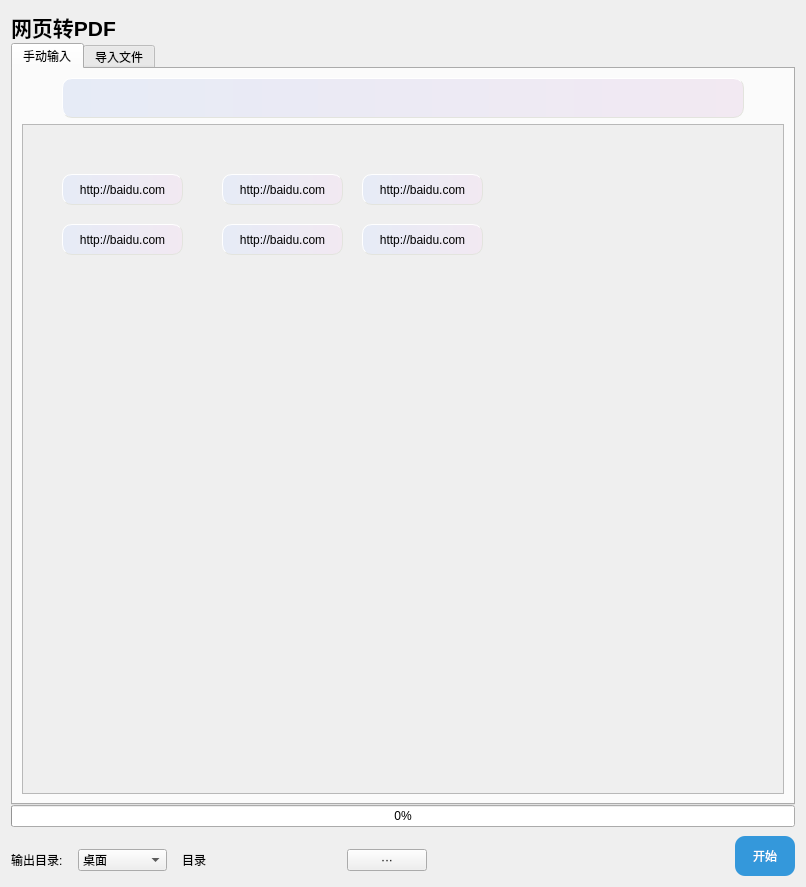
<?xml version="1.0" encoding="UTF-8"?>
<ui version="4.0">
 <class>web2pdf_view</class>
 <widget class="QWidget" name="web2pdf_view">
  <property name="geometry">
   <rect>
    <x>0</x>
    <y>0</y>
    <width>806</width>
    <height>887</height>
   </rect>
  </property>
  <property name="windowTitle">
   <string>Form</string>
  </property>
  <property name="styleSheet">
   <string notr="true">QLineEdit {
    background: transparent;
    border-radius: 10px;
    border: 1px solid rgb(227, 228, 222);
    border-style: outset;
    background-color: rgb(247, 248, 252);
    /* Adding a linear gradient from left to right */
    background: qlineargradient(x1: 0, y1: 0, x2: 1, y2: 0, stop: 0 rgba(230, 235, 246, 255), stop: 1 rgba(242, 233, 242, 255));
}

QLineEdit:hover {
    background-color: rgb(238, 241, 248);
}
</string>
  </property>
  <layout class="QVBoxLayout" name="verticalLayout_3">
   <property name="spacing">
    <number>0</number>
   </property>
   <item>
    <widget class="QLabel" name="label_8">
     <property name="sizePolicy">
      <sizepolicy hsizetype="Preferred" vsizetype="Preferred">
       <horstretch>0</horstretch>
       <verstretch>0</verstretch>
      </sizepolicy>
     </property>
     <property name="font">
      <font>
       <pointsize>16</pointsize>
       <bold>true</bold>
      </font>
     </property>
     <property name="frameShape">
      <enum>QFrame::Shape::NoFrame</enum>
     </property>
     <property name="text">
      <string>网页转PDF</string>
     </property>
    </widget>
   </item>
   <item>
    <widget class="QTabWidget" name="tabWidget">
     <property name="tabPosition">
      <enum>QTabWidget::TabPosition::North</enum>
     </property>
     <property name="currentIndex">
      <number>0</number>
     </property>
     <property name="iconSize">
      <size>
       <width>16</width>
       <height>16</height>
      </size>
     </property>
     <property name="documentMode">
      <bool>false</bool>
     </property>
     <property name="tabsClosable">
      <bool>false</bool>
     </property>
     <property name="movable">
      <bool>false</bool>
     </property>
     <property name="tabBarAutoHide">
      <bool>false</bool>
     </property>
     <widget class="QWidget" name="tab">
      <attribute name="title">
       <string>手动输入</string>
      </attribute>
      <layout class="QVBoxLayout" name="verticalLayout">
       <item>
        <layout class="QHBoxLayout" name="horizontalLayout">
         <item>
          <spacer name="horizontalSpacer_2">
           <property name="orientation">
            <enum>Qt::Orientation::Horizontal</enum>
           </property>
           <property name="sizeType">
            <enum>QSizePolicy::Policy::Preferred</enum>
           </property>
           <property name="sizeHint" stdset="0">
            <size>
             <width>40</width>
             <height>20</height>
            </size>
           </property>
          </spacer>
         </item>
         <item>
          <widget class="QLineEdit" name="lineEdit">
           <property name="sizePolicy">
            <sizepolicy hsizetype="Expanding" vsizetype="Preferred">
             <horstretch>0</horstretch>
             <verstretch>0</verstretch>
            </sizepolicy>
           </property>
           <property name="minimumSize">
            <size>
             <width>0</width>
             <height>40</height>
            </size>
           </property>
           <property name="maximumSize">
            <size>
             <width>16777215</width>
             <height>16777215</height>
            </size>
           </property>
           <property name="maxLength">
            <number>99999</number>
           </property>
          </widget>
         </item>
         <item>
          <spacer name="horizontalSpacer">
           <property name="orientation">
            <enum>Qt::Orientation::Horizontal</enum>
           </property>
           <property name="sizeType">
            <enum>QSizePolicy::Policy::Preferred</enum>
           </property>
           <property name="sizeHint" stdset="0">
            <size>
             <width>40</width>
             <height>20</height>
            </size>
           </property>
          </spacer>
         </item>
        </layout>
       </item>
       <item>
        <widget class="QScrollArea" name="scrollArea">
         <property name="widgetResizable">
          <bool>true</bool>
         </property>
         <widget class="QWidget" name="scrollAreaWidgetContents">
          <property name="geometry">
           <rect>
            <x>0</x>
            <y>0</y>
            <width>762</width>
            <height>676</height>
           </rect>
          </property>
          <layout class="QVBoxLayout" name="verticalLayout_4">
           <item>
            <widget class="QWidget" name="widget_urls" native="true">
             <property name="sizePolicy">
              <sizepolicy hsizetype="Preferred" vsizetype="Expanding">
               <horstretch>0</horstretch>
               <verstretch>0</verstretch>
              </sizepolicy>
             </property>
             <property name="minimumSize">
              <size>
               <width>0</width>
               <height>100</height>
              </size>
             </property>
             <property name="styleSheet">
              <string notr="true">QPushButton{
    background: transparent;
    border-radius: 10px;
    border: 1px solid rgb(227, 228, 222);
    border-style: outset;
	padding:5px;
    background-color: rgb(247, 248, 252);
    background: qlineargradient(x1: 0, y1: 0, x2: 1, y2: 0, stop: 0 rgba(230, 235, 246, 255), stop: 1 rgba(242, 233, 242, 255));
}

QPushButton:hover {
    background-color: rgb(238, 241, 248);
}
</string>
             </property>
             <widget class="QPushButton" name="pushButton_2">
              <property name="geometry">
               <rect>
                <x>30</x>
                <y>40</y>
                <width>121</width>
                <height>31</height>
               </rect>
              </property>
              <property name="text">
               <string>http://baidu.com</string>
              </property>
             </widget>
             <widget class="QPushButton" name="pushButton_3">
              <property name="geometry">
               <rect>
                <x>30</x>
                <y>90</y>
                <width>121</width>
                <height>31</height>
               </rect>
              </property>
              <property name="text">
               <string>http://baidu.com</string>
              </property>
             </widget>
             <widget class="QPushButton" name="pushButton_4">
              <property name="geometry">
               <rect>
                <x>190</x>
                <y>40</y>
                <width>121</width>
                <height>31</height>
               </rect>
              </property>
              <property name="text">
               <string>http://baidu.com</string>
              </property>
             </widget>
             <widget class="QPushButton" name="pushButton_5">
              <property name="geometry">
               <rect>
                <x>190</x>
                <y>90</y>
                <width>121</width>
                <height>31</height>
               </rect>
              </property>
              <property name="text">
               <string>http://baidu.com</string>
              </property>
             </widget>
             <widget class="QPushButton" name="pushButton_6">
              <property name="geometry">
               <rect>
                <x>330</x>
                <y>40</y>
                <width>121</width>
                <height>31</height>
               </rect>
              </property>
              <property name="text">
               <string>http://baidu.com</string>
              </property>
             </widget>
             <widget class="QPushButton" name="pushButton_7">
              <property name="geometry">
               <rect>
                <x>330</x>
                <y>90</y>
                <width>121</width>
                <height>31</height>
               </rect>
              </property>
              <property name="text">
               <string>http://baidu.com</string>
              </property>
             </widget>
            </widget>
           </item>
          </layout>
         </widget>
        </widget>
       </item>
      </layout>
     </widget>
     <widget class="QWidget" name="tab_2">
      <attribute name="title">
       <string>导入文件</string>
      </attribute>
      <layout class="QVBoxLayout" name="verticalLayout_2">
       <item>
        <widget class="QPushButton" name="pushButton">
         <property name="text">
          <string>PushButton</string>
         </property>
        </widget>
       </item>
       <item>
        <widget class="QListWidget" name="listWidget"/>
       </item>
      </layout>
     </widget>
    </widget>
   </item>
   <item>
    <widget class="QProgressBar" name="progressBar">
     <property name="value">
      <number>0</number>
     </property>
    </widget>
   </item>
   <item>
    <layout class="QHBoxLayout" name="horizontalLayout_4">
     <property name="leftMargin">
      <number>0</number>
     </property>
     <property name="topMargin">
      <number>9</number>
     </property>
     <item>
      <layout class="QGridLayout" name="gridLayout">
       <property name="topMargin">
        <number>9</number>
       </property>
       <property name="spacing">
        <number>15</number>
       </property>
       <item row="0" column="1">
        <widget class="QComboBox" name="comboBox_output_dir">
         <item>
          <property name="text">
           <string>桌面</string>
          </property>
         </item>
         <item>
          <property name="text">
           <string>下载目录</string>
          </property>
         </item>
         <item>
          <property name="text">
           <string>文档目录</string>
          </property>
         </item>
         <item>
          <property name="text">
           <string>自定义目录</string>
          </property>
         </item>
        </widget>
       </item>
       <item row="0" column="4">
        <widget class="QPushButton" name="btn_choose_output_dir">
         <property name="text">
          <string>···</string>
         </property>
        </widget>
       </item>
       <item row="0" column="0">
        <widget class="QLabel" name="label_9">
         <property name="text">
          <string>输出目录:</string>
         </property>
        </widget>
       </item>
       <item row="0" column="2" colspan="2">
        <widget class="QLabel" name="label_output_dir">
         <property name="minimumSize">
          <size>
           <width>150</width>
           <height>0</height>
          </size>
         </property>
         <property name="text">
          <string>目录</string>
         </property>
        </widget>
       </item>
      </layout>
     </item>
     <item>
      <spacer name="horizontalSpacer_5">
       <property name="orientation">
        <enum>Qt::Orientation::Horizontal</enum>
       </property>
       <property name="sizeHint" stdset="0">
        <size>
         <width>40</width>
         <height>20</height>
        </size>
       </property>
      </spacer>
     </item>
     <item>
      <widget class="QPushButton" name="btn_start">
       <property name="minimumSize">
        <size>
         <width>60</width>
         <height>40</height>
        </size>
       </property>
       <property name="styleSheet">
        <string notr="true">QPushButton {
    background-color: #3498db; /* 按钮背景色 */
    color: white; /* 字体颜色 */
    border: none;
    border-radius: 10px;
}

QPushButton:hover {
    background-color: #2980b9; /* 悬浮时背景色 */
}

QPushButton:pressed {
    background-color: #1c6e91; /* 点击时背景色 */
}
</string>
       </property>
       <property name="text">
        <string>开始</string>
       </property>
      </widget>
     </item>
    </layout>
   </item>
  </layout>
 </widget>
 <resources>
  <include location="../../../../resource.qrc"/>
 </resources>
 <connections/>
</ui>
